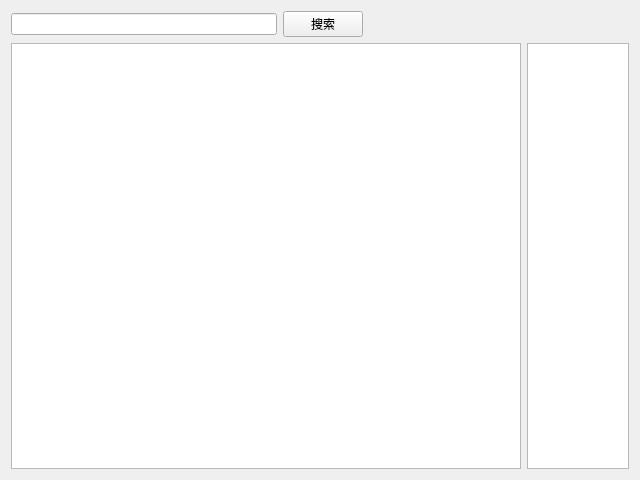
<?xml version="1.0" encoding="UTF-8"?>
<ui version="4.0">
 <class>bgForm</class>
 <widget class="QWidget" name="bgForm">
  <property name="geometry">
   <rect>
    <x>0</x>
    <y>0</y>
    <width>640</width>
    <height>480</height>
   </rect>
  </property>
  <property name="windowTitle">
   <string>Form</string>
  </property>
  <layout class="QVBoxLayout" name="verticalLayout">
   <item>
    <layout class="QHBoxLayout" name="horizontalLayout_2">
     <item>
      <widget class="QLineEdit" name="lineEdit"/>
     </item>
     <item>
      <widget class="QPushButton" name="pushButton_search">
       <property name="text">
        <string>搜索</string>
       </property>
      </widget>
     </item>
     <item>
      <spacer name="horizontalSpacer">
       <property name="orientation">
        <enum>Qt::Horizontal</enum>
       </property>
       <property name="sizeHint" stdset="0">
        <size>
         <width>40</width>
         <height>20</height>
        </size>
       </property>
      </spacer>
     </item>
    </layout>
   </item>
   <item>
    <layout class="QHBoxLayout" name="horizontalLayout" stretch="5,1">
     <item>
      <widget class="QTreeView" name="treeView">
       <property name="styleSheet">
        <string notr="true">font: 12pt &quot;3ds&quot;;</string>
       </property>
      </widget>
     </item>
     <item>
      <widget class="QTextEdit" name="textEdit">
       <property name="styleSheet">
        <string notr="true">font: 9pt &quot;3ds&quot;;</string>
       </property>
      </widget>
     </item>
    </layout>
   </item>
  </layout>
 </widget>
 <resources/>
 <connections/>
</ui>
